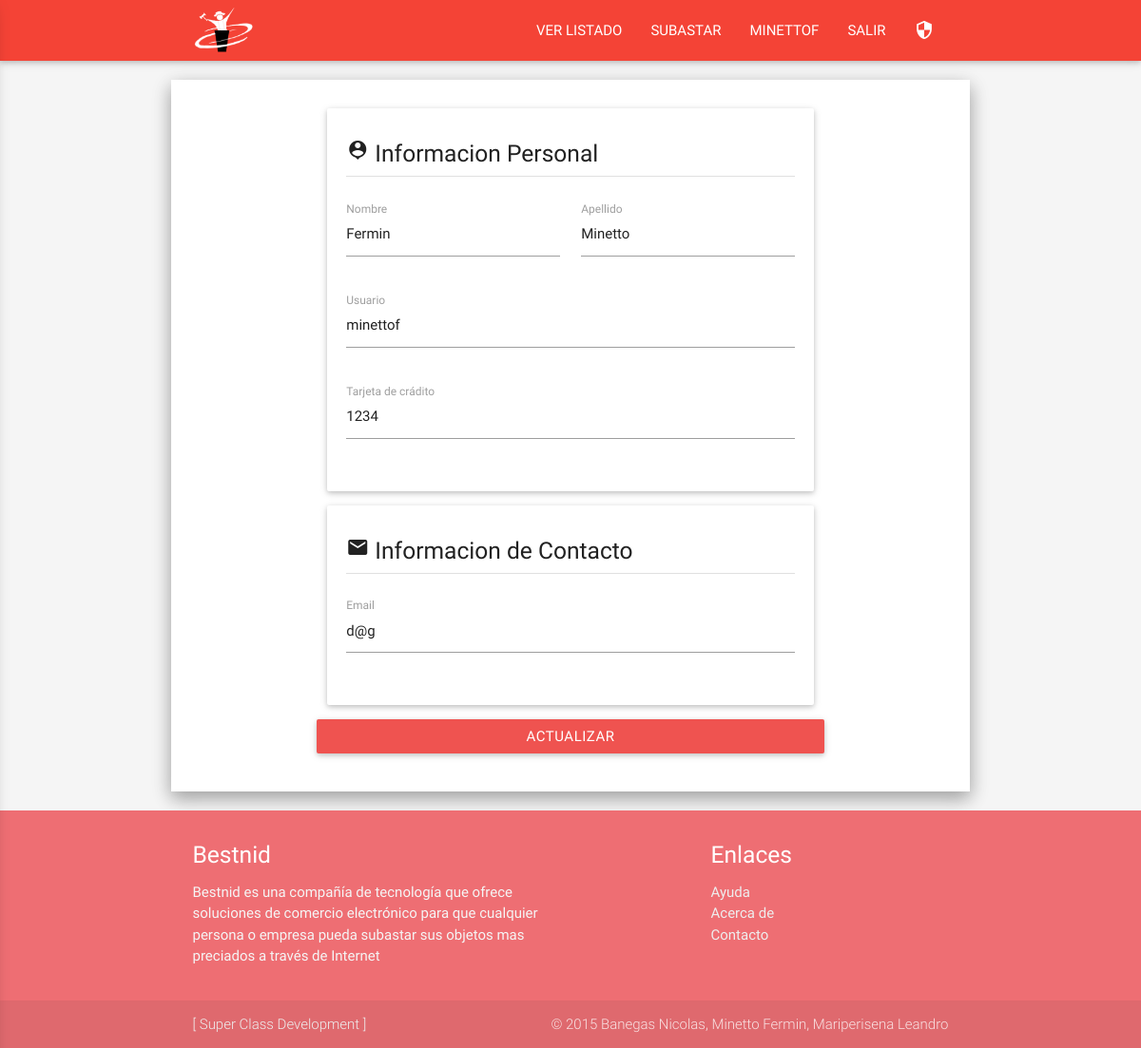
The page /updateProfile.php (signed in) on the database as committed earlier.
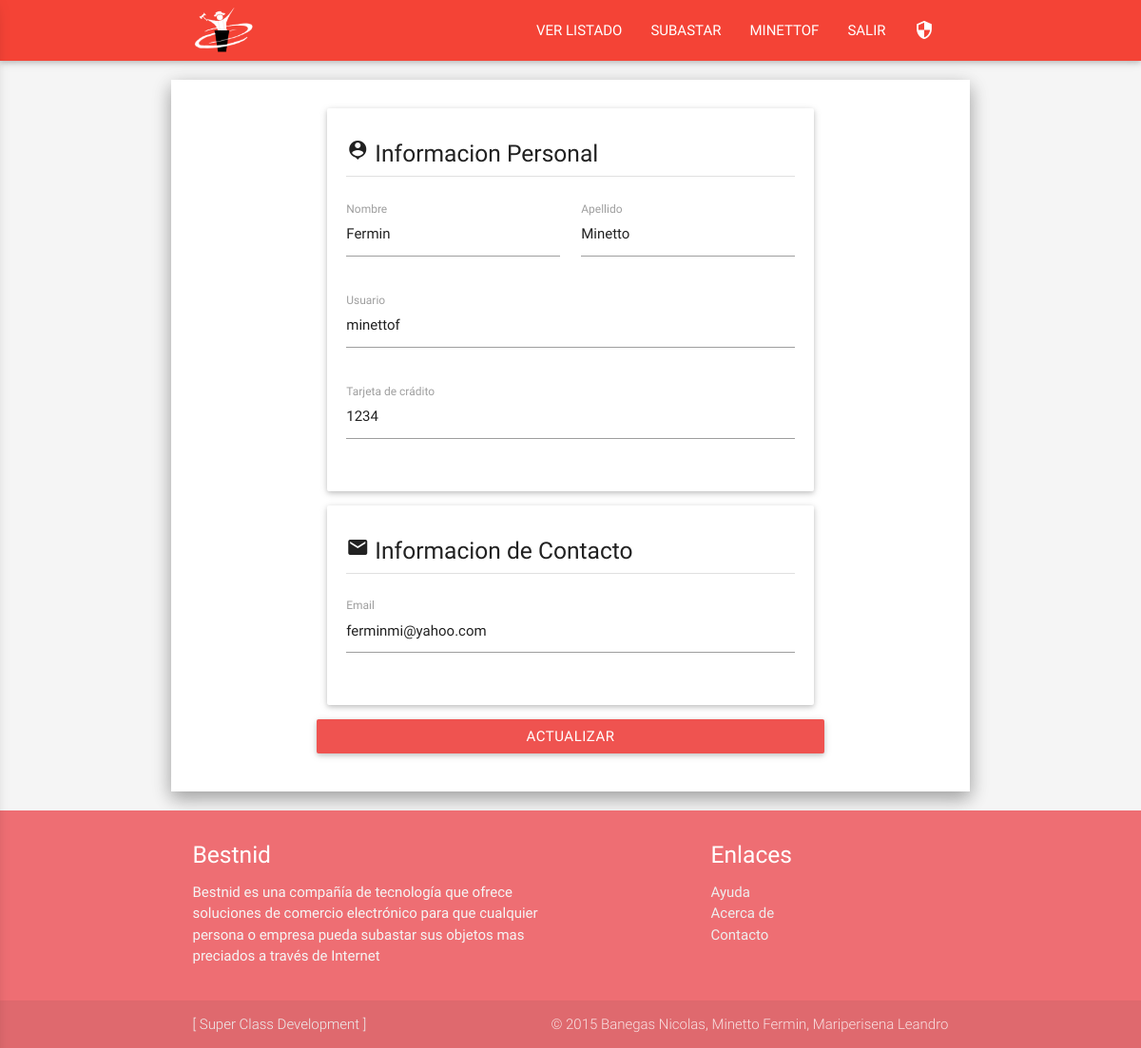
The same page on the database as committed later.
### tables this page shows
CREATE TABLE IF NOT EXISTS `usuario` (
  `id` int(11) NOT NULL AUTO_INCREMENT,
  `nombre` varchar(45) NOT NULL,
  `apellido` varchar(45) NOT NULL,
  `documento` int(11) NOT NULL,
  `user` varchar(45) NOT NULL,
  `pass` varchar(45) NOT NULL,
  `email` varchar(50) NOT NULL,
  `tarjeta_credito` int(11) NOT NULL,
  `admin` tinyint(1) NOT NULL,
  `deleted` tinyint(1) NOT NULL,
  PRIMARY KEY (`id`)
);

### includes/modelo.class.php (called while the page is built, shortened)
<?php
class Modelo {
	private static $user = 'root';
	private static $pass = '';
	private static $host = '127.0.0.1';
	private static $dbnm = 'bestnid';
	private $con;
	function __construct() {
		$this->con = new mysqli(
			self::$host,
			self::$user,
			self::$pass,
			self::$dbnm);
		$this->con->set_charset("utf8");
	}
				else{ ?><p class="center red-text"> Contraseña Invalida </p> <?php return false;}
		?><p class="center red-text"> Usuario Invalido </p> <?php
	public function getUser($id){
		$res = $this->con->query("SELECT * FROM usuario WHERE id = '{$id}' ");
		$fila = array();
		$fila[] = $res->fetch_assoc() ;
		$resultado = $fila[0];
		return $resultado;
	}
}
?>

### updateProfile.php (the view, shortened to what this page needs)
<?php
include('includes/modelo.class.php');
include('includes/header.php');
$con = new Modelo();
$user = $con->getUser($_SESSION['id']);
if (isset($_SESSION['id'])){
?>
 <div class="container">
 <div class="row">
    <?php if(isset($resp)){?>
        <p><?php echo $resp ?></p>
    <?php }else{ echo '<br>'; } ?>
    <form class="col s12" method="post">
    <div class="card-panel">
        <h5><i class="material-icons">person_pin</i> Informacion Personal <a href="updateProfile.php"><i class="white-text material-icons right tooltipped" data-position="right" data-delay="30" data-tooltip="Modificar tus datos personales">mode_edit</i></a></h5>
        <li class="divider"></li><br>
          <div class="row">
            <div class="input-field col s6">
              <input required placeholder="Nombre" id="nombre" type="text" name="nombre" class="validate" value="<?php echo $user['nombre']; ?>" />
              <label for="nombre">Nombre</label>
            </div>
            <div class="input-field col s6">
              <input required placeholder="Apellido" id="apellido" type="text" name="apellido" class="validate" value="<?php echo $user['apellido']; ?>" />
              <label for="apellido">Apellido</label>
            </div>
          </div>
          <div class="row">
            <div class="input-field col s12">
              <input required placeholder="Usuario" id="usuario" type="text" name="usuario" class="validate" value="<?php echo $user['user']; ?>" />
              <label for="usuario">Usuario</label>
            </div>
          </div>
          <div class="row">
            <div class="input-field col s12">
              <input required placeholder="0000-0-0-000-000" id="tarjeta" type="text" name="tarjeta" class="validate" value="<?php echo $user['tarjeta_credito']; ?>" />
              <label for="tarjeta">Tarjeta de crádito</label>
            </div>
          </div>
        </div>
    <div class="card-panel">
        <h5><i class="material-icons">email</i> Informacion de Contacto <a href="updateProfile.php"><i class="white-text material-icons right tooltipped" data-position="right" data-delay="30" data-tooltip="Modificar tus datos personales">mode_edit</i></a></h5>
        <li class="divider"></li><br>
          <div class="row">
            <div class="input-field col s12">
              <input required placeholder="Email" id="email" type="email" name="email" class="validate" value="<?php echo $user['email']; ?>" />
              <label for="email">Email</label>
            </div>
          </div>
      </div>
 <div class="row">
    <button href="#" class="col s12 btn waves-effect waves-light red lighten-1" type="submit">Actualizar</button>
</div>
 </form>
</div>
</div>
<?php
}
 include('includes/footer.php'); ?>

Rows that differ between the two databases and show on the page:
changed usuario "Fermin": email "d@g" → "ferminmi@yahoo.com"
